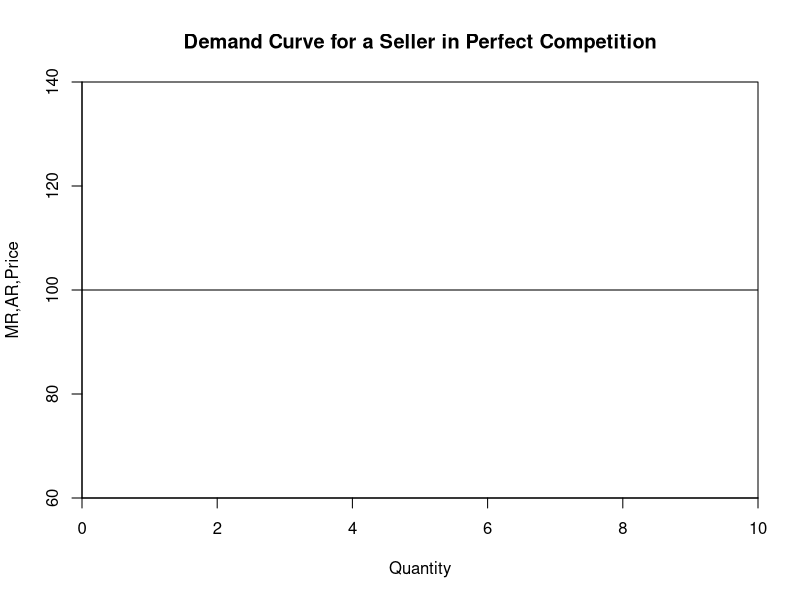
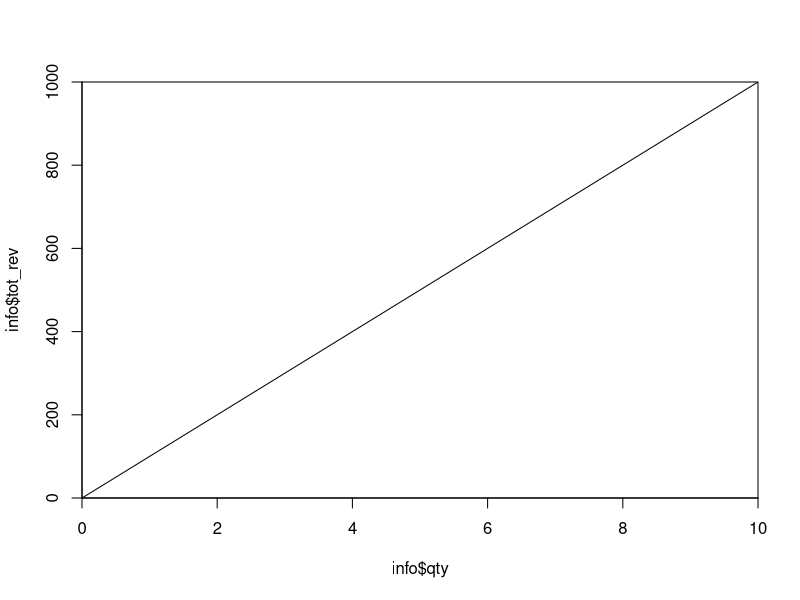
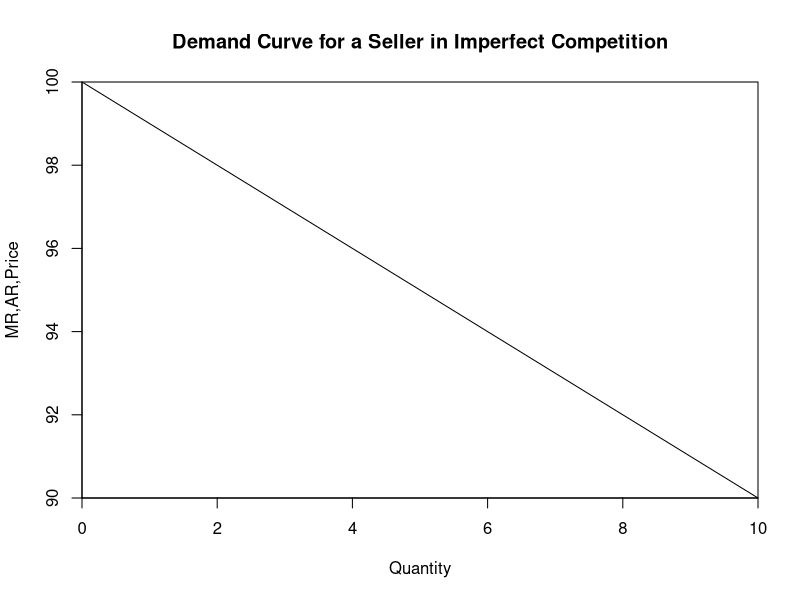
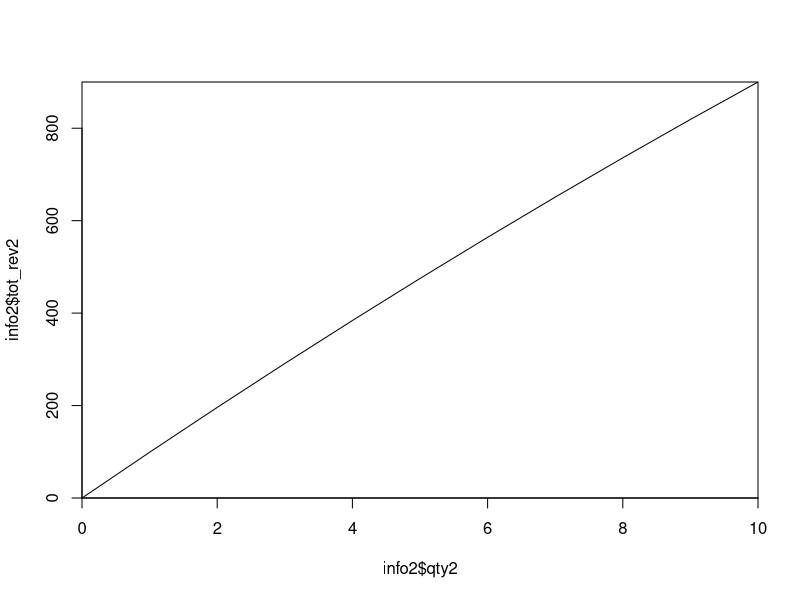
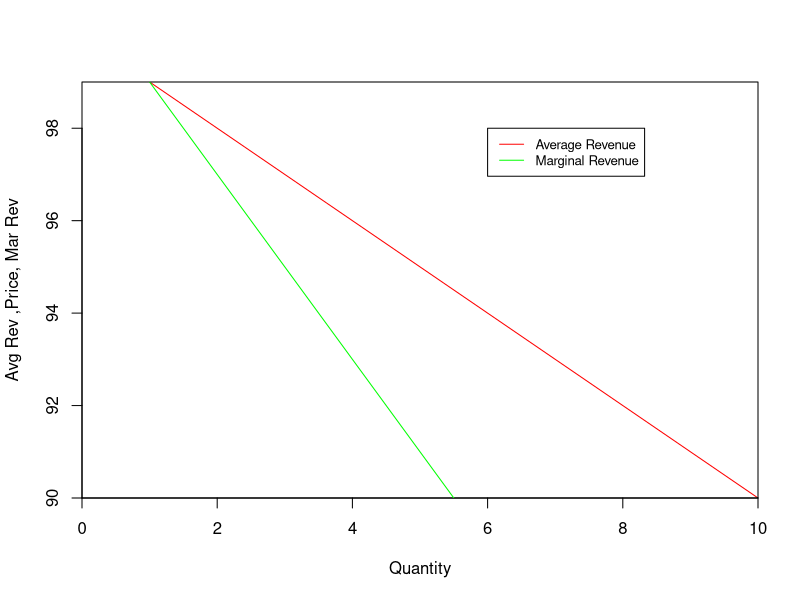
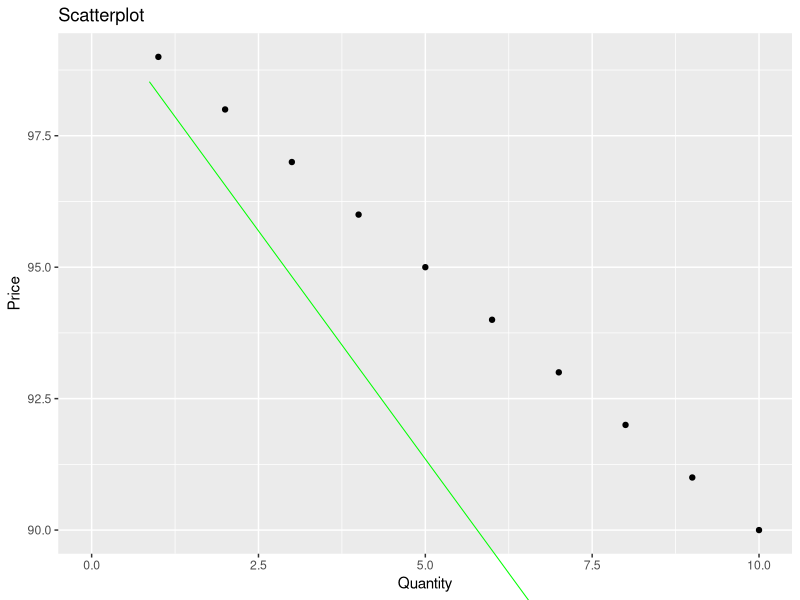
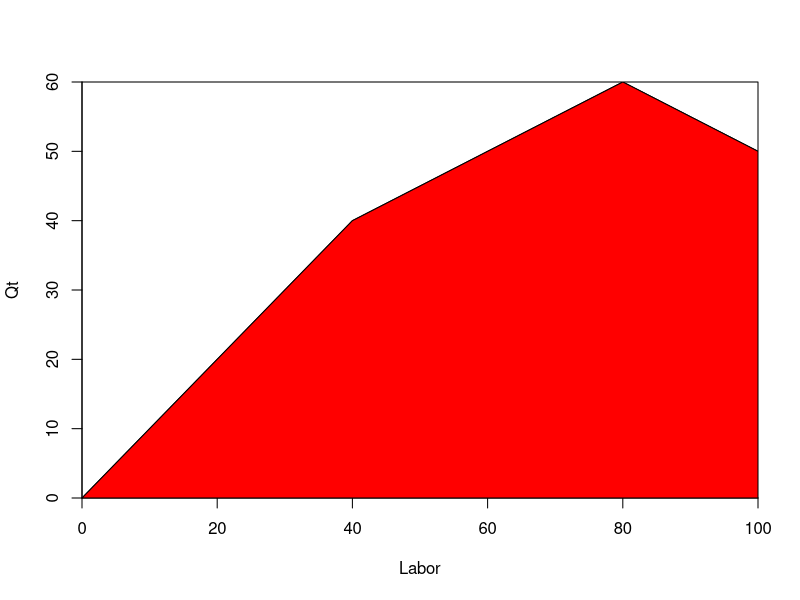
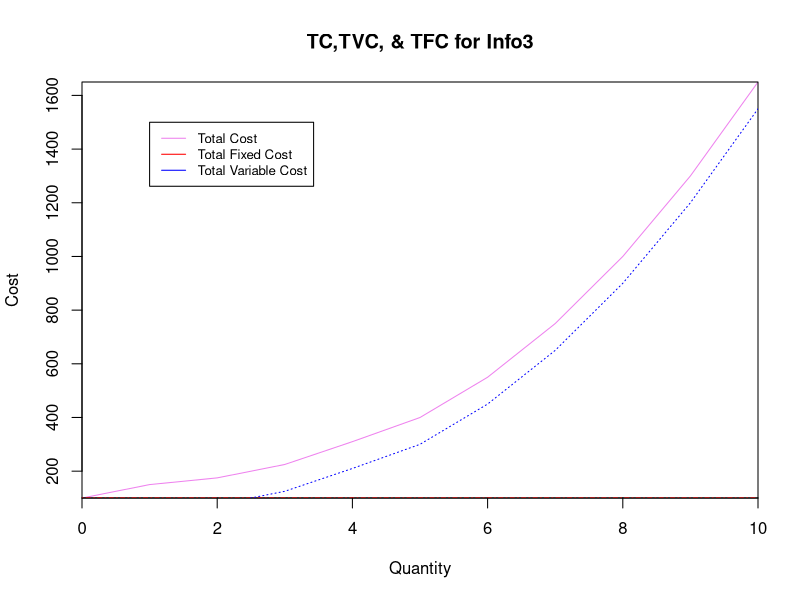

The R source for these figures, in order: (Note: this script raises an error after producing the figures.)
##Theory of a firm

## (1) Total average and marginal revenue

#UNDER PERFECT COMPETITION
qty=c(0:10)
price=100
tr=expression(qty*price)
tot_rev=eval(tr,list(qty=qty))
avg_rev=tot_rev/qty
mar_rev= (price*qty)/qty

info=data.frame(qty,price,tot_rev,avg_rev,mar_rev)
info
#Ploting the demand curve
plot(info$qty,info$price, type = 'line',main = 'Demand Curve for a Seller in Perfect Competition',xlab = 'Quantity',ylab="MR,AR,Price", xaxs='i',yaxs='i')
#Outcome: Horizontal curve implying elastic demand

#Ploting Qty vs tot_rev
plot(info$qty,info$tot_rev,type='line',xaxs='i',yaxs='i')


#UNDER IMPERFECT COMPETITION
qty2=c(0:10)
qty2
(price2=c(100:90))
tr2=expression(x*price2)
tot_rev2=eval(tr2,list(x=qty2))
tot_rev2
(avg_rev2=tot_rev2/qty2)
mr2=D(tr2,'x')
mr2
mar_rev2=NaN
for (i in 1:10)
{    
mar_rev2[i+1]=(tot_rev2[i+1]-tot_rev2[i]) / (qty2[i+1]-qty2[i])
}
mar_rev2
length(mar_rev2)
info2=data.frame(qty2,price2,tot_rev2,avg_rev2,mar_rev2)
info2
#Ploting the demand curve
plot(info2$qty2,info2$price2, type = 'line',main = 'Demand Curve for a Seller in Imperfect Competition',xlab = 'Quantity',ylab="MR,AR,Price", xaxs='i',yaxs='i')
#Outcome: Horizontal curve implying elastic demand

#Ploting Qty vs tot_rev
plot(info2$qty2,info2$tot_rev2,type='line',xaxs='i',yaxs='i')

#Plotting qty vs mar_rev,Avg_rev

mar_rev2[1]=NA
mar_rev2
plot(info2$qty2,info2$avg_rev2,type='line',col='red',xaxs='i',yaxs='i',xlab = 'Quantity',ylab='Avg Rev ,Price, Mar Rev')
lines(info2$qty2,info2$mar_rev2,col="green")
?legend
legend(6, 98, legend=c("Average Revenue", "Marginal Revenue"),col=c("red", "green"), lty= 1:1, cex=0.8)

library(ggplot2)
library(ggrepel)
library(dplyr)
ggplot(info2,aes(x=qty2,y=avg_rev2))+ geom_point() + labs(title="Scatterplot", x="Quantity", y="Price")
       #,type='line',col='red',xaxs='i',yaxs='i',xlab = 'Quantity',ylab='Avg Rev ,Price, Mar Rev')
lines(info2$qty2,info2$mar_rev2,col="green")


## (2) Factors of Production

# Q = F(K,L) where K is capital and L is Labor

Labor= c(0,10,20,30,40,50,60,70,80,90,100)
Qt =   c(0,10,20,30,40,45,50,55,60,55,50)

prod=data.frame(Labor,Qt)
prod

plot(x = Labor,y=Qt,type = 'line',xaxs='i',yaxs='i')
polygon(cbind(c(min(Labor),Labor, max(Labor)), c(min(Qt),Qt, min(Qt))), col="red")

## Total, Average, Marginal, Fixed, and Variables Costs

TFC=100
Q=c(0:10)
length(Q)
TVC=c(0,50,75,125,210,300,450,650,900,1200,1550)
length(TVC)
TC=TFC+TVC
AFC=TFC/Q
AVC=TVC/Q
ATC=TC/Q
MC=c(0,50,25,50,85,90,150,200,250,300,350)
length(MC)
P=200
A=seq(100,200,10)
A
length(A)
AR=rev(A)
AR
Rev=P*Q
Tot_Prof=Rev-TC
MR=Inf
for (i in 1:10)
{    
    MR[i+1]=(Rev[i+1]-Rev[i])
}
length(MR)
MR
info3=data.frame(Q,TFC,AFC,TVC,AVC,TC,ATC,MC,Rev,Tot_Prof,P,MR)
info3
head(info3)
##Plotting Total Costs
plot(info3$Q,info3$TC,type='l',main = 'TC,TVC, & TFC for Info3',col='violet',xaxs='i',yaxs='i',xlab = 'Quantity',ylab='Cost',frame.plot = T)
lines(info3$Q,info3$TFC,col='red',lty='dotdash')
lines(info3$Q,info3$TVC,col='blue',lty='dotted')
legend(1, 1500, legend=c('Total Cost',"Total Fixed Cost", "Total Variable Cost"),col=c("violet", "red",'blue'), lty= 1, cex=0.8)

##Plotting Total Revenue v Total Cost
plot(info3$Q,info3$Rev,type='line',col='green',xaxs='i',yaxs='i',main='Total Revenue & Total Cost for Info3',xlab = 'Quantity',ylab='Total Revenue, Total Cost')
lines(info3$Q,info3$TC,lty='dotted',col='red')
legend(0.5, 1900, legend=c('Total Revenue',"Total Cost"),col=c('green','red'), lty= 1, cex=0.8)



##Plotting Average Costs
info3
plot(info3$Q,info3$AFC,type='l',main = 'ATC,AVC,AFC, & MC for Info3',col='violet',xaxs='i',yaxs='i',xlab = 'Quantity',ylab='Cost',frame.plot = T)
lines(info3$Q,info3$ATC,col='red',lty='dotdash')
lines(info3$Q,info3$AVC,col='blue',lty='dotted')
lines(info3$Q,info3$MC,col='green')
lines(info3$Q,info3$MR,col='orange')
legend(6, 60, legend=c('Avg Fixed Cost',"Avg Fixed Cost", "Avg Var Cost",'Marginal Cost'),col=c("violet", "red",'blue','green'), lty= 1, cex=0.8)

library(ggplot2)
?ggplot
ggplot(data = info3) 
##Code for naming points on a Graph    
#attach(mtcars)
#plot(wt, mpg, main="Milage vs. Car Weight", 
#     xlab="Weight", ylab="Mileage", pch=18, col="blue")
#text(wt, mpg, row.names(mtcars), cex=0.5, pos=4, col="red")


## A Firm's breakeven points using TR & TC under Perfect Competition
Q=c(seq(from=0, to=100, by=10))
length(Q)
P=c(seq(from=10000, to=7500,by=-250))
length(P)
TR=P*Q
TC=c(100000,170000,240000,300000,360000,420000,480000,550000,640000,710000,800000)
length(TC)
Profit=TR-TC
info4= data.frame(Q,P,TR,TC,Profit)
info4
max(Profit)
plot(Q,TR,type='line',main='A Firm\'s breakeven points using TR & TC under Perfect Competition',col='green',xaxs='i',yaxs='i',xlab='Quantity',ylab = 'Total Revenue , Total Cost')
lines(Q,TC,col='red',lty='dotted')
points(Q[7],TR[7],pch=3,col='Blue')
points(x[y=60],y[y=60],pch='dotted',col='blue')
abline(h=60,v=0)


##Profit Maximization
info
info3
##Exhibit 23: Profit Maximization using Total Revenue & Total Cost under PERFECT COMPETITION
info5=data.frame(Q=info$qty,P=info$price,TR=info$tot_rev,TC=info3$TC,Prof=(info$tot_rev-info3$TC),MR=info3$MR,MC=info3$MC)
info5
plot(info5$Q,info5$TR,type='n',xaxs='i',yaxs='i',xlab = 'Qty',ylab='TR,TC',col='green',main = 'Profit Maximization using Total Revenue & Total Cost under PERFECT COMPETITION')
lines(info5$Q,info5$TR,col='green')
lines(info5$Q,info5$TC,col='red')

##Exhibit 24: Profit Maximization using MC & MR under PERFECT COMPETITION

plot(info5$Q,info5$MC,type='n',xaxs='i',yaxs='i',xlab = 'Qty',ylab='MR,MC',col='green',main = 'Profit Maximization using MR & MC under PERFECT COMPETITION')
lines(info5$Q,info5$MR,col='green')
lines(info5$Q,info5$MC,col='red')
legend(6.35,100,legend = c('Marginal Revenue','Marginal Cost'),col = c('green','red'),lty = 1:1,cex=0.8,box.lty=0)


####Exhibit 25: Profit Maximization under IMPERFECT COMPETITION

Q=c(0:10)
P=c(seq(1000,950,-5))
TR=P*Q
TR
cbind(TR)
TC=c(550,1000,1500,2100,2800,3600,4600,5800,7200,8800,10800)
Profit=TR-TC

MR=Inf
for(i in 1:10)
{
    MR[i+1]=TR[i+1]-TR[i]
}
MR

MC=Inf
for(i in 1:10)
{
    MC[i+1]=TC[i+1]-TC[i]
}
MC
ATC=TC/Q
AVC=(TC-550)/Q

info6=data.frame(Q,P,TR,TC,Profit,MR,MC,ATC,AVC)
info6

## TR minus TC METHOD
plot(info6$Q,info6$TC,type='n',xaxs='i',yaxs='i',xlab = 'Qty',ylab='TR,TC',col='green',main = 'Profit Maximization using TR & TC under IMPERFECT COMPETITION')
lines(info6$Q,info6$TR,col='green')
lines(info6$Q,info6$TC,col='red')
legend(6.35,4000,legend = c('Total Revenue','Total Cost'),col = c('green','red'),lty = 1:1,cex=0.8,box.lty=0)

## MR = MC METHOD
plot(info6$Q,info6$MC,type='n',xaxs='i',yaxs='i',xlab = 'Qty',ylab='MR,MC',col='green',main = 'Profit Maximization using MR & MC under IMPERFECT COMPETITION')
lines(info6$Q,info6$MR,col='green')
lines(info6$Q,info6$MC,col='red')
legend(0.25,1900,legend = c('Marginal Revenue','Marginal Cost'),col = c('green','red'),lty = 1:1,cex=0.8,box.lty=0)

info6
y=c(seq(100,1100,100))
y
length(y)
plot(info6$Q,y,type='n',xaxs='i',yaxs='i',xlab = 'Qty',ylab='MR,MC',col='green',main = 'SR Supply Curve, Breakeven pt & Shutdown pt under IMPERFECT COMPETITION')
lines(info6$Q,info6$AVC,col='blue',lty='dotted')
lines(info6$Q,info6$ATC,col='dark red',lty='longdash')
lines(info6$Q,info6$MC,col='red')
legend(6.5,700,legend = c('Avg Total Cost','Marginal Cost','Avg Var Cost'),col = c('dark red','red','blue'),lty = c(2,1,3),cex=0.8,box.lty=0)

##Productivity

#Calculation of Total, Average and Marginal Productivity

m=c(seq(0,7,1))
tp=c(0,1000,2500,4500,6400,7400,7500,7000)
ap=tp/m
cbind(m,tp)
mp=NaN

for(i in 1:7)
{
    mp[i+1]=tp[i+1]-tp[i]
}

mp

info7=data.frame(m,tp,ap,mp)
info7
length(m)
y=seq(-500,2400,400)
length(y)
y
plot(info7$m,info7$mp,type='n',xlab = 'Input: Machines', ylab = 'Productivity: AP & MP',xlim = c(0,10),ylim=c(-500,2500))
lines(info7$m,info7$ap,col='blue',lty='dotted')
lines(info7$m,info7$mp,col='red')
legend(x = 6,y=2500,legend=c("Average Productivity","Marginal Productivity"),col=c('blue','red'),lty = c(2,1),cex=0.8)

#Using ggplot
library(ggplot2)

ggplot(data=info7,aes(x=m))+geom_line(aes(y=ap,colour='Average Productivity'))+geom_line(aes(y=mp,colour='Marginal Productivity'))+labs(x='Machines',y='Avg Prod, Marg Prod',title='Productivity : Marginal & Avergae')


ggplot(data=info7,aes(x=m))+geom_line(aes(y=ap,colour='Average Productivity'))+geom_line(aes(y=mp,colour='Marginal Productivity'))+labs(x='Machines',y='Productivity',title='Productivity : Total, Average & Margina')+geom_line(aes(y=tp,colour='Total Productivity'))

